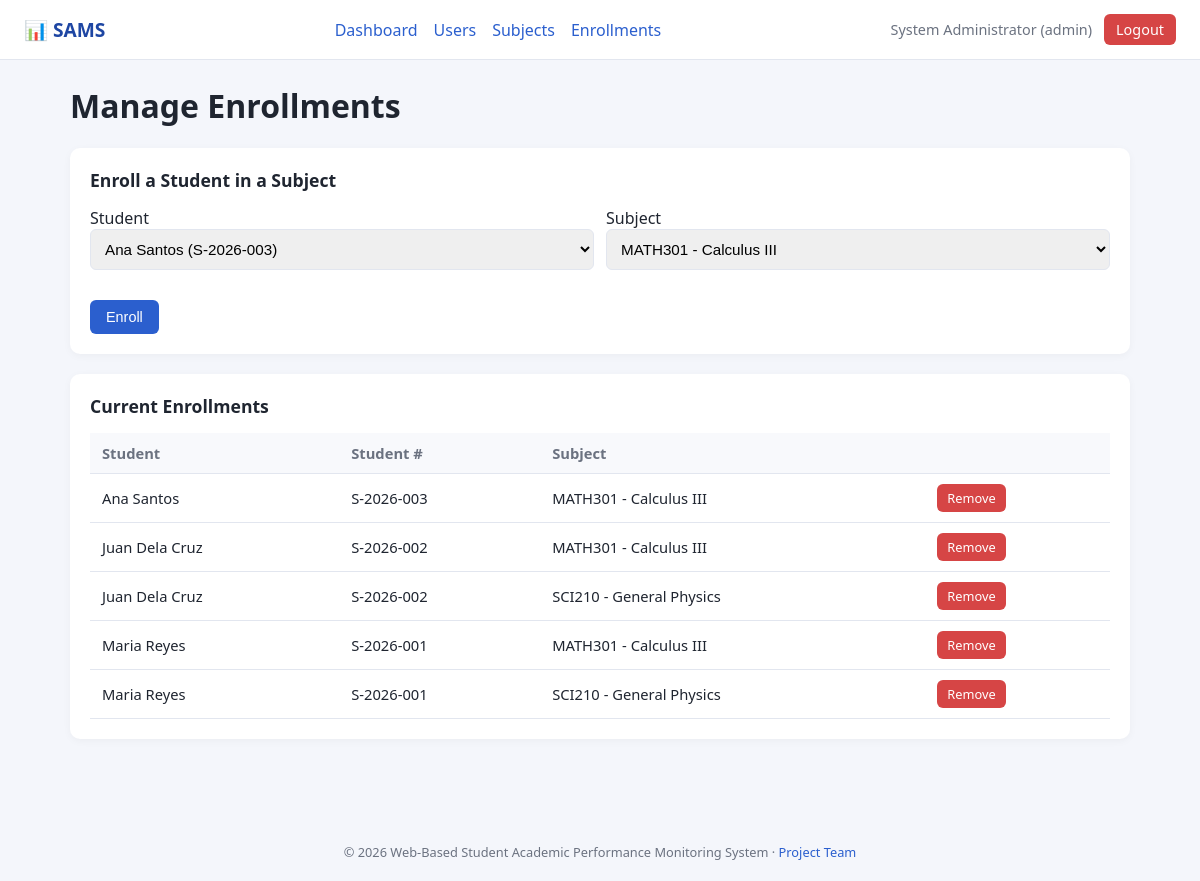
/admin/manage_enrollments.php (signed in), run on the app's committed database.
### tables this page shows
CREATE TABLE enrollments (
  id INT AUTO_INCREMENT PRIMARY KEY,
  student_id INT NOT NULL,
  subject_id INT NOT NULL,
  FOREIGN KEY (student_id) REFERENCES students(id) ON DELETE CASCADE,
  FOREIGN KEY (subject_id) REFERENCES subjects(id) ON DELETE CASCADE,
  UNIQUE KEY unique_enrollment (student_id, subject_id)
);

CREATE TABLE users (
  id INT AUTO_INCREMENT PRIMARY KEY,
  username VARCHAR(50) NOT NULL UNIQUE,
  password VARCHAR(255) NOT NULL,
  role ENUM('admin','teacher','student') NOT NULL,
  full_name VARCHAR(100) NOT NULL,
  email VARCHAR(100),
  created_at TIMESTAMP DEFAULT CURRENT_TIMESTAMP
);

CREATE TABLE students (
  id INT AUTO_INCREMENT PRIMARY KEY,
  user_id INT NOT NULL,
  student_number VARCHAR(20) NOT NULL UNIQUE,
  year_level VARCHAR(20),
  section VARCHAR(20),
  FOREIGN KEY (user_id) REFERENCES users(id) ON DELETE CASCADE
);

CREATE TABLE subjects (
  id INT AUTO_INCREMENT PRIMARY KEY,
  subject_code VARCHAR(20) NOT NULL UNIQUE,
  subject_name VARCHAR(100) NOT NULL,
  units DECIMAL(3,1) DEFAULT 3.0,
  teacher_id INT NULL,
  school_year VARCHAR(9) DEFAULT '2026-2027',
  semester VARCHAR(20) DEFAULT '1st Semester',
  FOREIGN KEY (teacher_id) REFERENCES teachers(id) ON DELETE SET NULL
);

### includes/auth.php (called while the page is built, shortened)
<?php
function current_role()    { return $_SESSION['role'] ?? null; }
function current_name()    { return $_SESSION['full_name'] ?? ''; }
function h($s) { return htmlspecialchars((string)($s ?? ''), ENT_QUOTES, 'UTF-8'); }

### admin/manage_enrollments.php (the view, shortened to what this page needs)
<?php
require_once __DIR__ . '/../includes/auth.php';
require_once __DIR__ . '/../config/db.php';
$students = $pdo->query("SELECT s.id, u.full_name, s.student_number FROM students s JOIN users u ON u.id = s.user_id ORDER BY u.full_name")->fetchAll();
$subjects = $pdo->query("SELECT id, subject_code, subject_name FROM subjects ORDER BY subject_code")->fetchAll();
$enrollments = $pdo->query("
  SELECT e.id, u.full_name AS student_name, s.student_number, sub.subject_code, sub.subject_name
  FROM enrollments e JOIN students s ON s.id = e.student_id JOIN users u ON u.id = s.user_id
  JOIN subjects sub ON sub.id = e.subject_id ORDER BY u.full_name, sub.subject_code")->fetchAll();
include __DIR__ . '/../includes/header.php';
?>
<h1>Manage Enrollments</h1>
<div class="card">
  <h2>Enroll a Student in a Subject</h2>
  <form method="post">
    <div class="form-row">
      <div><label>Student</label>
        <select name="student_id" required>
          <?php foreach ($students as $s): ?><option value="<?= $s['id'] ?>"><?= h($s['full_name']) ?> (<?= h($s['student_number']) ?>)</option><?php endforeach; ?>
        </select></div>
      <div><label>Subject</label>
        <select name="subject_id" required>
          <?php foreach ($subjects as $sub): ?><option value="<?= $sub['id'] ?>"><?= h($sub['subject_code']) ?> - <?= h($sub['subject_name']) ?></option><?php endforeach; ?>
        </select></div>
    </div>
    <button class="btn btn-primary" type="submit">Enroll</button>
  </form>
</div>
<div class="card">
  <h2>Current Enrollments</h2>
  <table>
    <tr><th>Student</th><th>Student #</th><th>Subject</th><th></th></tr>
    <?php foreach ($enrollments as $e): ?>
    <tr>
      <td><?= h($e['student_name']) ?></td><td><?= h($e['student_number']) ?></td>
      <td><?= h($e['subject_code']) ?> - <?= h($e['subject_name']) ?></td>
      <td><a class="btn btn-danger btn-sm" href="?delete=<?= $e['id'] ?>" onclick="return confirm('Remove this enrollment?')">Remove</a></td>
    </tr>
    <?php endforeach; ?>
  </table>
</div>
<?php include __DIR__ . '/../includes/footer.php'; ?>

### includes/header.php (shortened to what this page needs)
<?php $role = current_role(); ?>
<!DOCTYPE html>
<html lang="en">
<head>
<link rel="stylesheet" href="<?= BASE_URL ?>/assets/css/style.css">
</head>
<body>
<header class="topbar">
  <div class="brand">📊 SAMS</div>
  <?php if ($role): ?>
  <nav>
    <?php if ($role === 'admin'): ?>
      <a href="<?= BASE_URL ?>/admin/dashboard.php">Dashboard</a>
      <a href="<?= BASE_URL ?>/admin/manage_users.php">Users</a>
      <a href="<?= BASE_URL ?>/admin/manage_subjects.php">Subjects</a>
      <a href="<?= BASE_URL ?>/admin/manage_enrollments.php">Enrollments</a>
    <?php elseif ($role === 'teacher'): ?>
      <a href="<?= BASE_URL ?>/teacher/dashboard.php">Dashboard</a>
      <a href="<?= BASE_URL ?>/teacher/grades.php">Grades</a>
      <a href="<?= BASE_URL ?>/teacher/attendance.php">Attendance</a>
    <?php endif; ?>
  </nav>
  <div class="user-info">
    <span><?= h(current_name()) ?> (<?= h($role) ?>)</span>
    <a href="<?= BASE_URL ?>/logout.php" class="btn-logout">Logout</a>
  </div>
  <?php endif; ?>
</header>
<main class="container">

### includes/footer.php
</main>
<footer class="footer">
  &copy; <?= date('Y') ?> Web-Based Student Academic Performance Monitoring System
  &middot; <a href="<?= BASE_URL ?>/about.php">Project Team</a>
</footer>
</body>
</html>

### assets/css/style.css (style rules this page uses)
:root { --primary:#2b5fce;--primary-dark:#1e46a3;--bg:#f4f6fb;--card:#fff;--text:#1f2530;--muted:#6b7280;--border:#e2e6ef;--success:#1f9d55;--warning:#c98a12;--danger:#d64545 }
* { box-sizing:border-box }
body { margin:0;font-family:'Segoe UI',Arial,sans-serif;background:var(--bg);color:var(--text) }
a { color:var(--primary);text-decoration:none }
.topbar { display:flex;align-items:center;justify-content:space-between;background:var(--card);padding:14px 24px;border-bottom:1px solid var(--border);flex-wrap:wrap;gap:10px }
.brand { font-weight:700;font-size:1.2rem;color:var(--primary-dark) }
.topbar nav { display:flex;gap:16px;flex-wrap:wrap }
.user-info { display:flex;align-items:center;gap:12px;font-size:.9rem;color:var(--muted) }
.btn-logout { background:var(--danger);color:#fff!important;padding:6px 12px;border-radius:6px }
.container { max-width:1100px;margin:24px auto;padding:0 20px 40px }
.footer { text-align:center;color:var(--muted);font-size:.8rem;padding:20px }
input,select,textarea { padding:10px;border:1px solid var(--border);border-radius:6px;font-size:.95rem;width:100% }
.btn { display:inline-block;padding:9px 16px;border-radius:6px;border:none;cursor:pointer;font-size:.9rem }
.btn-primary { background:var(--primary);color:#fff;margin-top:14px }
.btn-danger { background:var(--danger);color:#fff }
.btn-sm { padding:5px 10px;font-size:.8rem }
.card { background:var(--card);border-radius:10px;padding:20px;box-shadow:0 2px 8px rgba(0,0,0,.04);margin-bottom:20px }
.card h2 { margin-top:0;font-size:1.1rem }
table { width:100%;border-collapse:collapse;font-size:.92rem }
th,td { padding:10px 12px;border-bottom:1px solid var(--border);text-align:left }
th { background:#f8f9fc;color:var(--muted);font-weight:600 }
.form-row { display:flex;gap:12px;flex-wrap:wrap;align-items:end;margin-bottom:16px }
.form-row>div { flex:1;min-width:160px }

### data on the page
enrollments: users.full_name "Ana Santos", student.student_number "S-2026-003", subject.subject_code "MATH301", subject.subject_name "Calculus III"
enrollments: users.full_name "Juan Dela Cruz", student.student_number "S-2026-002", subject.subject_code "MATH301", subject.subject_name "Calculus III"
enrollments: users.full_name "Juan Dela Cruz", student.student_number "S-2026-002", subject.subject_code "SCI210", subject.subject_name "General Physics"
enrollments: users.full_name "Maria Reyes", student.student_number "S-2026-001", subject.subject_code "MATH301", subject.subject_name "Calculus III"
enrollments: users.full_name "Maria Reyes", student.student_number "S-2026-001", subject.subject_code "SCI210", subject.subject_name "General Physics"

### other printed values
current_name() "System Administrator"
$role "admin"
form field student_id "Ana Santos (S-2026-003)"
form field subject_id "MATH301 - Calculus III"
